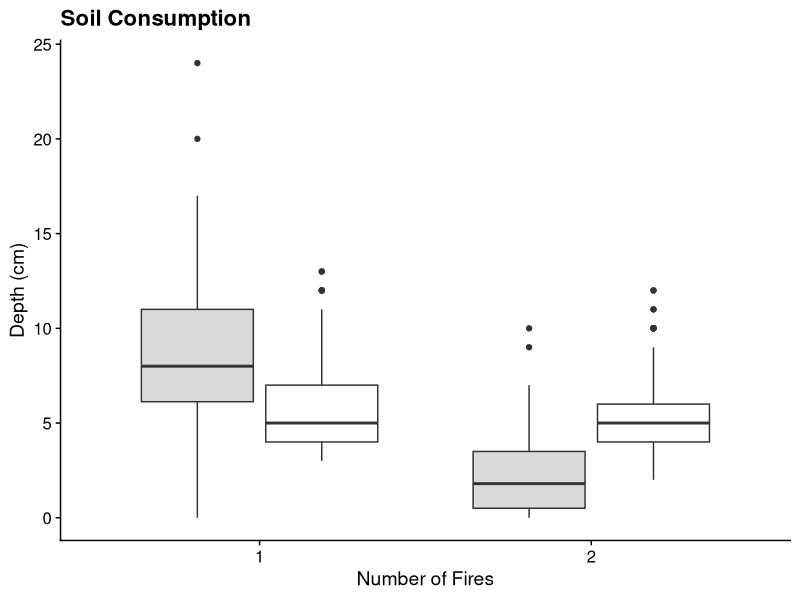
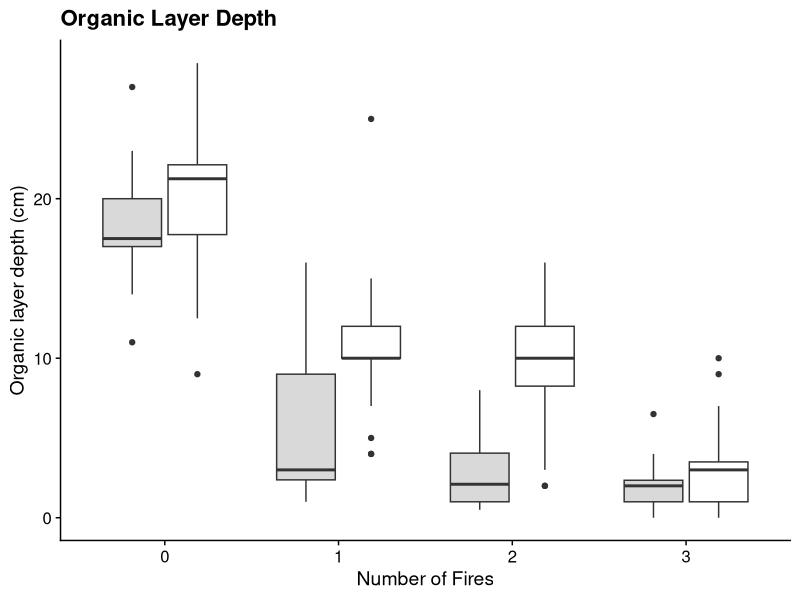
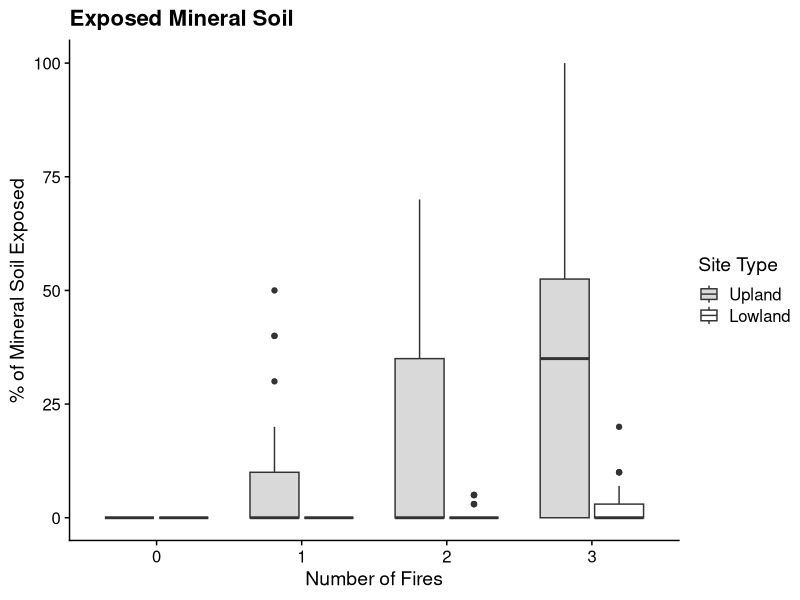

Recreate these plots in R, in order.
## ---- chunk 1
  library(here)
  library(ggplot2)
  library(cowplot) ; theme_set(theme_cowplot())
  library(dplyr)
  session <- sessionInfo()
## ---- chunk 2
adven_root <- read.csv(here("data/adventaguous_roots.csv"))

adven_root_plot <- ggplot(adven_root, 
                          aes(x = factor(TREAT),
                              y = DEPTH, 
                              fill = SITE)) + 
  geom_boxplot() + 
  labs(x = "Number of Fires", y = "Depth (cm)",
       title = "Soil Consumption") + 
  scale_fill_manual(values = c("#d9d9d9", "#ffffff"), 
                    name = "Site Type", 
                    labels = c("Upland", "Lowland")) + 
  theme(plot.title = element_text(hjust = 0),
        legend.position = "none") + xlim("1", "2")

adven_root_plot
# save_plot("adven_root.png", adven_root_plot, base_aspect_ratio = 1.5)
## ---- chunk 3
org_depth <- read.csv(here("data/org_depth.csv"))

 org_depth_plot <- ggplot(org_depth, aes(x = factor(TREAT),
                                         y = ORG_DEPTH, 
                                         fill = SITE)) + 
    geom_boxplot()   + 
    scale_fill_manual(name = "Site Type",
                      values = c("#d9d9d9", "#ffffff"), 
                      labels = c("Upland", "Lowland")) + 
    labs(title = "Organic Layer Depth", 
         x = "Number of Fires", y = "Organic layer depth (cm)") + 
    theme(plot.title = element_text(hjust = 0), 
          legend.position =  "none") 
 
org_depth_plot
  
# save_plot("org_depth.png", org_depth_plot, base_aspect_ratio = 1.5)
## ---- chunk 4
exposed_min <- read.csv(here("data/exposed_min.csv"))

expose_min_plot <- ggplot(exposed_min, 
                          aes(x = factor(TREATMENT),
                              y = MINERAL,
                              fill = SITE)) + 
    geom_boxplot() + 
    scale_fill_manual(name = "Site Type",
                      values = c("#d9d9d9", "#ffffff"), 
                      labels = c("Upland", "Lowland")) + 
    labs(title = "Exposed Mineral Soil", 
         x = "Number of Fires", y = "% of Mineral Soil Exposed") + 
    theme(plot.title = element_text(hjust = 0))

expose_min_plot
## ---- chunk 5
substrate <- plot_grid(org_depth_plot, expose_min_plot,
          nrow = 1, ncol = 2,
          rel_widths = c(0.9,1.3), rel_heights = c(1, 1.5),
          labels = c("A.", "B."))

save_plot("substrate.png", substrate, nrow = 1, ncol = 2,
          base_aspect_ratio = 1.5)
## ---- chunk 6
upland <- adven_root[adven_root$SITE == "DALTON",]

summary(upland$DEPTH[upland$TREAT == 1])

summary(upland$DEPTH[upland$TREAT == 2])
24/10
## ---- chunk 7
lowland <- adven_root[adven_root$SITE == "STEESE",]

summary(lowland$DEPTH[lowland$TREAT == 1])
low1 <- lowland$DEPTH[lowland$TREAT == 1]
low2 <- lowland$DEPTH[lowland$TREAT == 2]
t.test(low1,low2)
## ---- chunk 8
org_treat <- org_depth %>%
  group_by(SITE, TREAT) %>%
  summarise(AV_DEPTH = mean(ORG_DEPTH))

org_treat$AV_DEPTH <- round(org_treat$AV_DEPTH, digits = 2)
